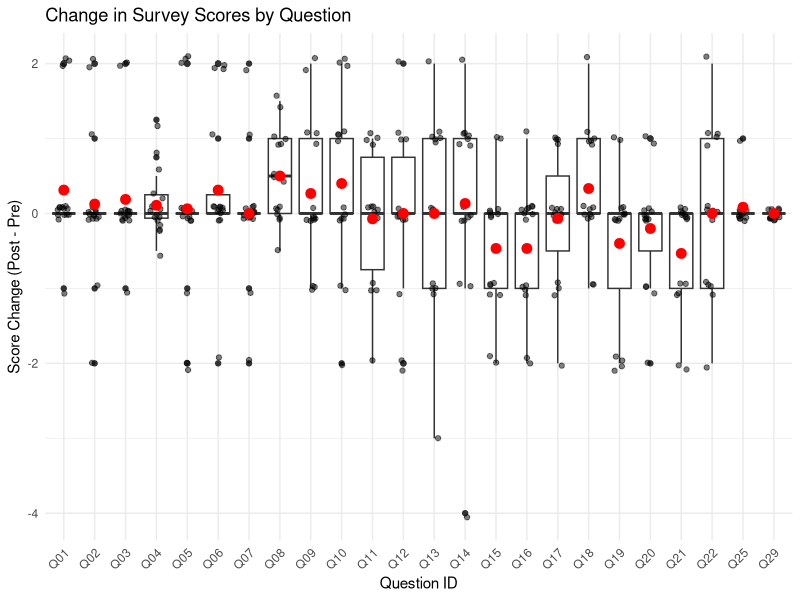
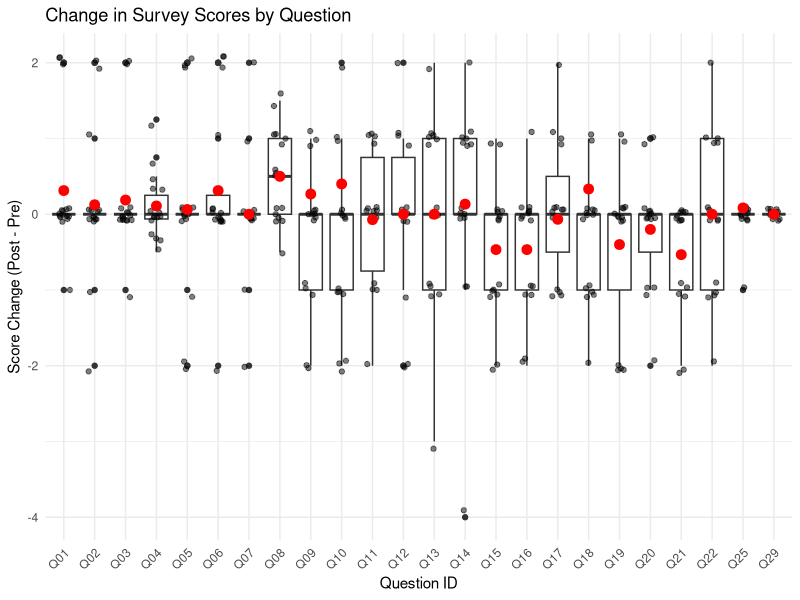
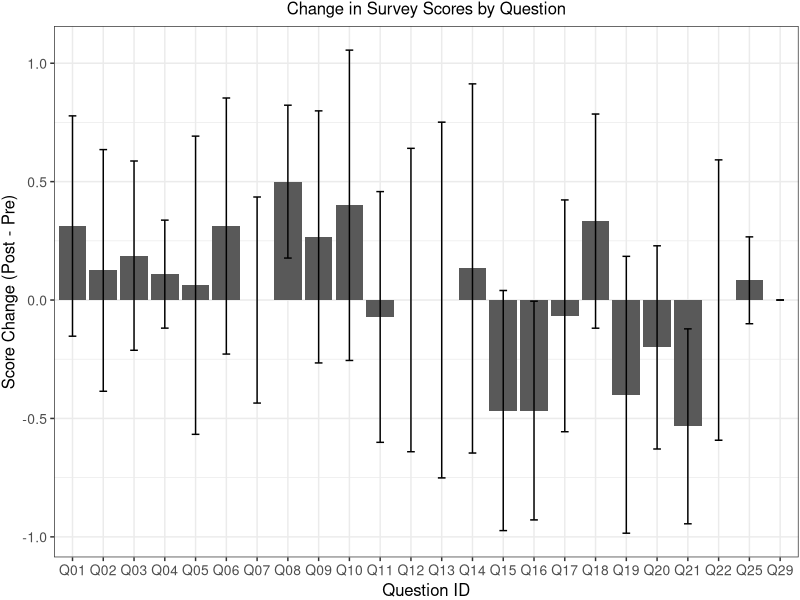
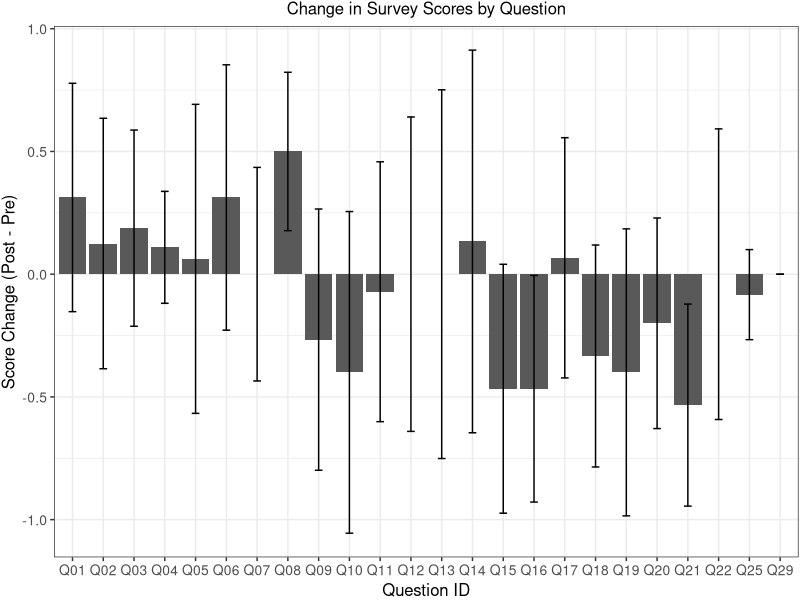
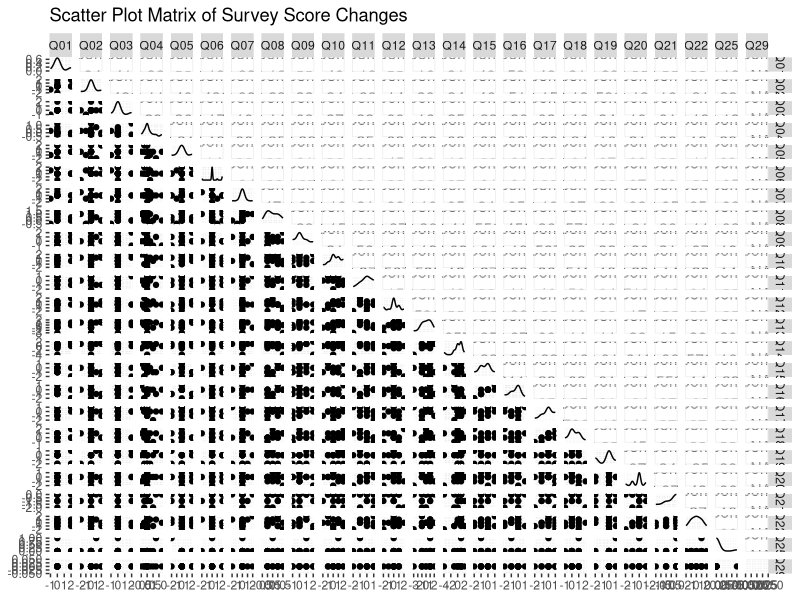
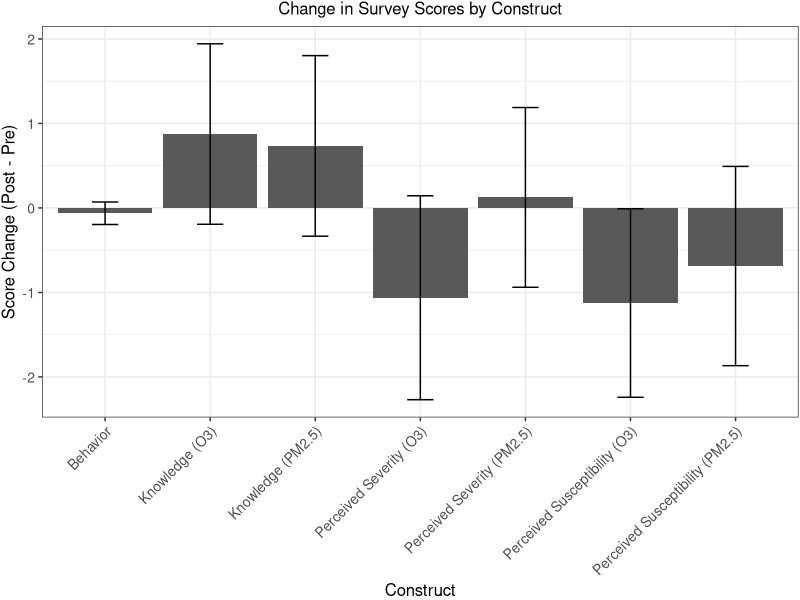
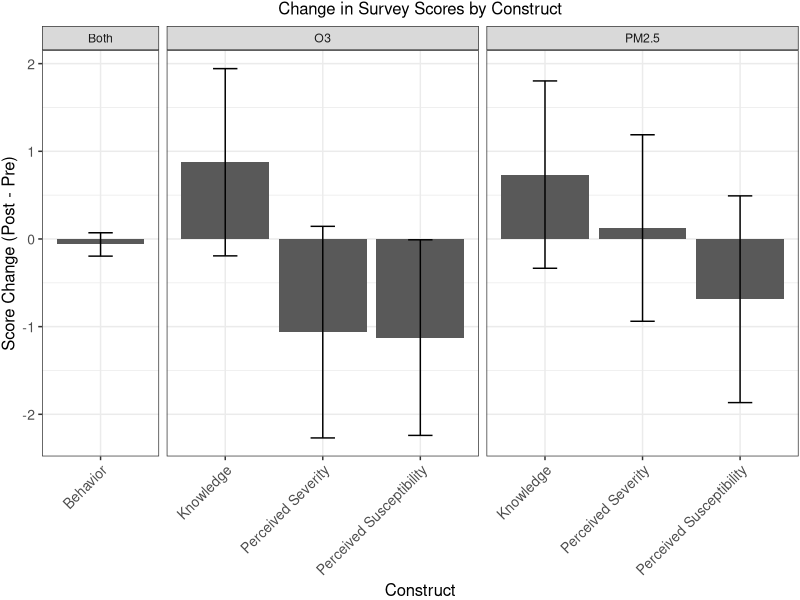
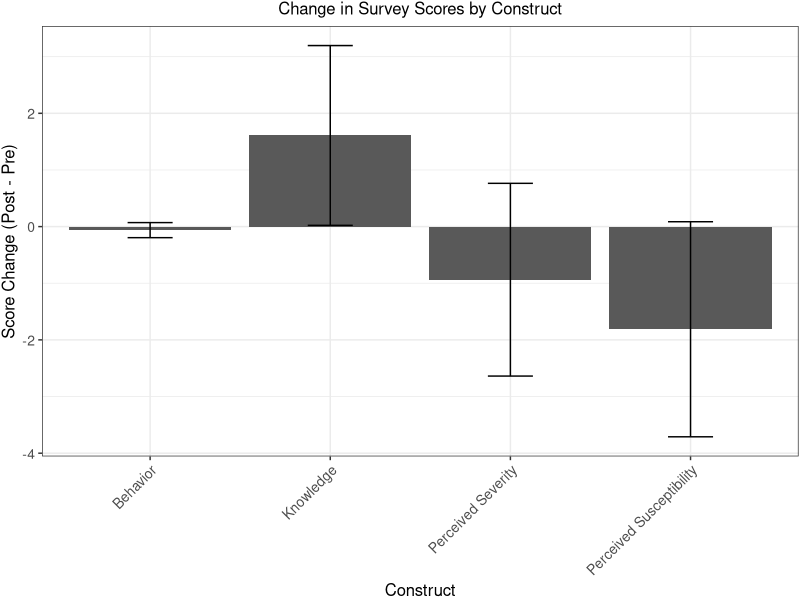

R code for these plots, in order:
## Read in survey data from excel files

#install.packages("tidyverse")
#install.packages("GGAlly")
#packageVersion("ggplot2")  # should show 4.0.0 or 4.0.1

library(readxl)
library(tidyverse)
library(GGally)
# Read in the survey data

pre_survey <- read_excel("./Data/Survey Data/Air Quality Survey Sheet.xlsx", 
                sheet = "Final Pre Intervention")

post_survey <- read_excel("./Data/Survey Data/Air Quality Survey Sheet.xlsx", 
                sheet = "Final Post Intervention")

## convert all dbl columns to integer in pre_survey

names_survey <- names(pre_survey)

pre_survey <- pre_survey |> 
  mutate(across(where(is.double), as.integer)) |> 
  mutate(across(all_of(names_survey), as.character)) |>
  filter(!is.na(`HOUSE  #`)) |> # remove any rows where Q1 is NA (these are incomplete surveys)
  mutate(Survey = 'Pre_Intervention')

post_survey <- post_survey |> 
  mutate(across(where(is.double), as.integer)) |>
  mutate(across(all_of(names_survey), as.character)) |> 
  filter(!is.na(`HOUSE  #`)) |> # remove any rows where Q1 is NA (these are incomplete surveys)
  mutate(Survey = 'Post_Intervention')

survey <- bind_rows(pre_survey, post_survey) |> 
          rename(HouseID = `HOUSE  #`) |> 
          pivot_longer(cols = starts_with("Q"), 
                       names_to = "QuestionID", 
                       values_to = "Response")  

survey_numbers <- survey |>
          filter(!str_detect(QuestionID, "Other")) |>
          mutate(QuestionID = parse_number(QuestionID)) |> ## grab the number from QuestionID
          mutate(QuestionID = paste0("Q",str_pad(as.integer(QuestionID),width=2,side="left",pad="0")))

survey_others <- survey |>
          filter(str_detect(QuestionID, "Other")) |>
          mutate(QuestionID = str_replace(QuestionID," ","_")) ## replace space with underscore

survey <- bind_rows(survey_numbers, survey_others) |>
           arrange(Survey, HouseID, QuestionID)

## Read in answer key
## Note I deleted some of the empty columns from the Data dictionary sheet before importing the data
## I also added a column name A8 to column K

answer_key <- read_excel("./Data/Survey Data/Air Quality Survey Sheet.xlsx", 
                         sheet = "Data Dictionary") |> 
  rename(QuestionID = "Question #")  |> 
  mutate(QuestionID = paste0("Q",str_pad(as.integer(QuestionID),width=2,side="left",pad="0"))) 

names(answer_key)

unique(answer_key$Construct)
## Add pollutant column

answer_key <- answer_key |> 
  mutate(Pollutant = case_when(
    str_detect(Construct, "PM2.5") ~ "PM2.5",
    str_detect(Construct, "O3") ~ "O3",
    TRUE ~ "Both")) |> 
  mutate(Construct_general = case_when(
    str_detect(Construct, "Knowledge") ~ "Knowledge",
    str_detect(Construct, "Perceived Susceptibility") ~ "Perceived Susceptibility",
    str_detect(Construct, "Perceived Severity") ~ "Perceived Severity",
    str_detect(Construct, "Behavior") ~ "Behavior",
    str_detect(Construct, "Demographic") ~ "Demographic",
    TRUE ~ "Other"
  ))

## Join the survey data with the answer key to get question text and answer choices

## Knowledge questions
Q_K <- c("Q01","Q02","Q03","Q04","Q05","Q06","Q07","Q08") 

survey_grade <- survey |>
  left_join(answer_key, by = "QuestionID") |>
  filter(QuestionID %in% Q_K)|>
  rename(Correct_A = `Correct A`) |> 
  mutate(Correct_responses = str_count(Correct_A, "," ) + 1) |>
  mutate(Response_1 = str_split_fixed(Response, ",", 5)[,1]) |>
  mutate(Response_2 = str_split_fixed(Response, ",", 5)[,2]) |>
  mutate(Response_3 = str_split_fixed(Response, ",", 5)[,3]) |>
  mutate(Response_4 = str_split_fixed(Response, ",", 5)[,4]) |>
  mutate(Response_5 = str_split_fixed(Response, ",", 5)[,5]) |> 
  mutate(Grade_1 = ifelse(str_detect(Correct_A, Response_1), 1,-1)) |>
  mutate(Grade_2 = ifelse(str_detect(Correct_A, Response_2),1,-1)) |>
  mutate(Grade_3 = ifelse(str_detect(Correct_A, Response_3),1,-1)) |>
  mutate(Grade_4 = ifelse(str_detect(Correct_A, Response_4),1,-1)) |>
  mutate(Grade_5 = ifelse(str_detect(Correct_A, Response_5),1,-1)) |>
  mutate(Grade = rowSums(across(starts_with("Grade_"))/Correct_responses,na.rm=TRUE)) |> ## give points for correct answers, subtract points for incorrect answers, 
## then normalize by the number of correct responses
  mutate(Grade = ifelse(QuestionID ==1 & Response =="5",0,Grade)) |> ## special case for Q1 where "5" means "I don't know", which should be graded as 0
  mutate(Grade = ifelse(QuestionID ==2 & Response =="7",0,Grade)) |> ## special case for Q1 where "7" means "I don't know", which should be graded as 0
  mutate(Grade = ifelse(QuestionID ==3 & Response =="5",0,Grade)) |> ## special case for Q1 where "5" means "I don't know", which should be graded as 0
  mutate(Grade = ifelse(QuestionID ==4 & Response =="6",0,Grade)) |> ## special case for Q1 where "6" means "I don't know", which should be graded as 0
  mutate(Grade = ifelse(QuestionID ==5 & Response =="5",0,Grade)) |> ## special case for Q1 where "5" means "I don't know", which should be graded as 0
  mutate(Grade = ifelse(QuestionID ==6 & Response =="7",0,Grade)) |> ## special case for Q1 where "7" means "I don't know", which should be graded as 0
  mutate(Grade = ifelse(QuestionID ==7 & Response =="5",0,Grade)) |> ## special case for Q1 where "5" means "I don't know", which should be graded as 0
  mutate(Grade_Final = case_when(
  Grade == 1 ~ 'Correct',
  Grade > 0 & Grade < 1 ~ 'Partially Correct',
  TRUE ~ 'Incorrect'))

names(survey_grade)  

## bind with other survey data
## What are the numerical questions?
Q_SS <- c("Q09","Q10","Q11","Q12","Q13","Q14","Q15","Q16","Q17","Q18","Q19","Q20",
          "Q21","Q22","Q23","Q24","Q25","Q29")

survey_scores <- survey |> 
              filter(!(QuestionID %in% Q_K)) |> ## non-knowledge questions
              left_join(answer_key, by = "QuestionID") |>
              bind_rows(survey_grade) |> 
              mutate(Score = case_when(
                QuestionID %in% Q_K ~ as.numeric(Grade),  ## for knowledge questions, use the grade as the score
                QuestionID %in% Q_SS ~ as.numeric(Response), ## for SS questions, use the response as the score
                TRUE ~ NA)) |> ## for the other questions leave it as blank
              mutate(Score_mod = case_when(
                  QuestionID %in% c("Q09","Q10","Q17","Q18") ~ 6 - Score, ## reverse score so that higher score consistently means more concern for air quality
                  QuestionID %in% c("Q25","Q29") ~ 3 - Score, ## reverse score so that higher score means taking action
                  TRUE ~ Score)) |> # This makes it consistent with increased knowledge of air quality and increased concern (not necessarily better, but consistent)
              select(HouseID, Survey, QuestionID, Construct, Construct_general, Pollutant, Question, 
                     Correct_A, Response, Grade, Score, Score_mod) |> 
              arrange(HouseID, Survey, QuestionID)


## Create database with original survey answers and air quality data
## read in air quality data

aq_visits <- read_csv("./Processed Data//EvapCooler.summary.csv")

names(aq_visits)
## Calculate average I/O for each home by house,season, and number
aq_home_summary <- aq_visits |> 
                  select(House.Number,season,ac.type,`I/O_PM`,`I/O_O3`) |>
                  group_by(House.Number,season,ac.type) |> 
                  summarize(mean_IO_PM = mean(`I/O_PM`, na.rm=TRUE),
                            mean_IO_O3 = mean(`I/O_O3`, na.rm=TRUE),
                            n_PM = sum(!is.na(`I/O_PM`)),
                            n_O3 = sum(!is.na(`I/O_O3`))) |> 
                  ungroup()
                
#Add rankings for I/O by season and actype
aq_home_summary <- aq_home_summary |> 
                    rename(HouseID = House.Number) |> 
                    group_by(season,ac.type) |> 
                    mutate(PM_rank_season_actype = dense_rank(mean_IO_PM),
                              O3_rank_season_actype = dense_rank(mean_IO_O3)) |>
                    ungroup() |> 
                    group_by(season) |> ## now add rankings just by season and pollutant
                    mutate(PM_rank_season = dense_rank(mean_IO_PM),
                              O3_rank_season = dense_rank(mean_IO_O3)) |>
                    ungroup() |> 
                    arrange(season,ac.type,PM_rank_season_actype)

# Make aq_home_summary wide for easier joining
aq_home_summary_wide <- aq_home_summary |> 
                    pivot_wider(names_from = season,
                                values_from = c(mean_IO_PM, mean_IO_O3,n_PM, n_O3,
                                                PM_rank_season_actype, PM_rank_season,
                                                O3_rank_season_actype,O3_rank_season)) |> 
                    select(-c(mean_IO_O3_Winter,n_O3_Winter,O3_rank_season_actype_Winter,O3_rank_season_Winter)) ## remove O3 winter columns because we didn't analyze O3 in the winter

names(aq_home_summary_wide)
# Join with survey data

survey_aq <- survey_scores |> 
              left_join(aq_home_summary_wide, by = "HouseID")


## Thought-- I could add pollutant as a column, and have more generic IO ratios.... and merge them to questions that are also PM or O3 specific
## However, not all the questions are PM or O3 specific.... so maybe it doesn't make sense....

## export survey_aq data
write_csv(survey_aq, "./Processed Data/survey_aq_data.csv")

## Analyze survey score changes pre- and post-intervention

names(survey_scores)

## Remove question 23 and 24 because Q15 and Q16 are accidental duplicates of Q23 and Q24 

survey_diff <- survey_scores |> 
  filter(QuestionID %in% c(Q_K, Q_SS)) |> ## only knowledge and score questions
  filter(!(QuestionID %in% c("Q23","Q24"))) |> ## remove Q23, Q24, since we are just using Q15 and Q16
  select(HouseID, Construct, Construct_general, Pollutant, Survey, QuestionID, Score, Score_mod) |>
  pivot_wider(names_from = Survey, values_from = c(Score, Score_mod)) |> 
  mutate(Score_Change = Score_Post_Intervention - Score_Pre_Intervention,
        Score_mod_Change = Score_mod_Post_Intervention - Score_mod_Pre_Intervention) |> 
  left_join(aq_home_summary_wide, by = "HouseID")

## export data

write_csv(survey_diff, "./Processed Data/survey_score_changes.csv")


## calculate average score change by question
avg_score_change <- survey_diff |> 
  group_by(QuestionID) |> 
  summarize(mean = mean(Score_Change, na.rm=TRUE),
            sd = sd(Score_Change, na.rm=TRUE),
            n = sum(!is.na(Score_Change))) |> 
  mutate(tcrit = qt(.975,df=(n-1))) %>% ## two-sided 
  mutate(bound = tcrit*sd/sqrt(n)) %>%
  mutate(lower.95 = mean-bound) %>%
  mutate(upper.95 = mean+bound) 

## calculate average score_mod change by question
avg_score_mod_change <- survey_diff |> 
  group_by(QuestionID) |> 
  summarize(mean = mean(Score_mod_Change, na.rm=TRUE),
            sd = sd(Score_mod_Change, na.rm=TRUE),
            n = sum(!is.na(Score_mod_Change))) |> 
  mutate(tcrit = qt(.975,df=(n-1))) %>% ## two-sided 
  mutate(bound = tcrit*sd/sqrt(n)) %>%
  mutate(lower.95 = mean-bound) %>%
  mutate(upper.95 = mean+bound) 

## plot score changes by question

ggplot(survey_diff, aes(x=QuestionID, y=Score_Change)) +
  geom_boxplot() +
  geom_jitter(width=0.2, alpha=0.5) +
  geom_point(data=avg_score_change, aes(x=QuestionID, y=mean), 
             color="red", size=3) +
  theme_minimal() +
  labs(title="Change in Survey Scores by Question",
       x="Question ID",
       y="Score Change (Post - Pre)") +
  theme(axis.text.x = element_text(angle = 45, hjust = 1))

ggplot(survey_diff, aes(x=QuestionID, y=Score_mod_Change)) +
  geom_boxplot() +
  geom_jitter(width=0.2, alpha=0.5) +
  geom_point(data=avg_score_change, aes(x=QuestionID, y=mean), 
             color="red", size=3) +
  theme_minimal() +
  labs(title="Change in Survey Scores by Question",
       x="Question ID",
       y="Score Change (Post - Pre)") +
  theme(axis.text.x = element_text(angle = 45, hjust = 1))

ggplot(data=avg_score_change,aes(x=QuestionID, y= mean))+
  geom_col()+
  geom_errorbar(aes(ymin=lower.95,ymax=upper.95,width=0.25))+
  theme_bw()+
  #expand_limits(y=c(-1,1))+
  #scale_y_continuous(breaks = seq(0,1,.2))+
    labs(title="Change in Survey Scores by Question",
       x="Question ID",
       y="Score Change (Post - Pre)") +
  #scale_fill_brewer(palette = 'Paired')+
  theme(legend.position = 'none')+
  theme(axis.text.y = element_text(size=10),axis.text.x = element_text(size=10),
        axis.title = element_text(size = 12),plot.title = element_text(size = 12,hjust=0.5),
        plot.margin= margin(t=1,r=1,b=0,l=1))

ggplot(data=avg_score_mod_change,aes(x=QuestionID, y= mean))+
  geom_col()+
  geom_errorbar(aes(ymin=lower.95,ymax=upper.95,width=0.25))+
  theme_bw()+
  #expand_limits(y=c(-1,1))+
  #scale_y_continuous(breaks = seq(0,1,.2))+
    labs(title="Change in Survey Scores by Question",
       x="Question ID",
       y="Score Change (Post - Pre)") +
  #scale_fill_brewer(palette = 'Paired')+
  theme(legend.position = 'none')+
  theme(axis.text.y = element_text(size=10),axis.text.x = element_text(size=10),
        axis.title = element_text(size = 12),plot.title = element_text(size = 12,hjust=0.5),
        plot.margin= margin(t=1,r=1,b=0,l=1))


## scatter plot matrix of score changes

names(survey_diff)

survey_diff_wide <- survey_diff |> 
  select(HouseID, QuestionID, Score_Change) |> 
  pivot_wider(names_from = QuestionID, values_from = Score_Change)
names(survey_diff_wide)
ggpairs(survey_diff_wide, columns = 2:ncol(survey_diff_wide),
        title = "Scatter Plot Matrix of Survey Score Changes")

## Calculate sum of score changes by construct

survey_diff_construct <- survey_diff |> 
  group_by(HouseID, Construct, Construct_general, Pollutant) |> 
  summarize(Total_Score_Change = sum(Score_Change, na.rm=TRUE),
            Total_Score_mod_Change = sum(Score_mod_Change, na.rm=TRUE)) |> 
  ungroup() 

## calculate average score_mod change by question across houses
total_construct_score_mod_change <- survey_diff_construct |> 
  group_by(Construct) |> 
  summarize(mean = mean(Total_Score_mod_Change, na.rm=TRUE),
            sd = sd(Total_Score_mod_Change, na.rm=TRUE),
            n = sum(!is.na(Total_Score_mod_Change))) |> 
  mutate(tcrit = qt(.975,df=(n-1))) %>% ## two-sided 
  mutate(bound = tcrit*sd/sqrt(n)) %>%
  mutate(lower.95 = mean-bound) %>%
  mutate(upper.95 = mean+bound) 


## calculate average score_mod change by question across houses
total_construct_score_mod_change_pollutant <- survey_diff_construct |> 
  group_by(Construct_general, Pollutant) |> 
  summarize(mean = mean(Total_Score_mod_Change, na.rm=TRUE),
            sd = sd(Total_Score_mod_Change, na.rm=TRUE),
            n = sum(!is.na(Total_Score_mod_Change))) |> 
  mutate(tcrit = qt(.975,df=(n-1))) %>% ## two-sided 
  mutate(bound = tcrit*sd/sqrt(n)) %>%
  mutate(lower.95 = mean-bound) %>%
  mutate(upper.95 = mean+bound) 

## plot results
ggplot(data=total_construct_score_mod_change,aes(x=Construct, y= mean))+
  geom_col()+
  geom_errorbar(aes(ymin=lower.95,ymax=upper.95,width=0.25))+
  theme_bw()+
  labs(title="Change in Survey Scores by Construct",
       x="Construct",
       y="Score Change (Post - Pre)") +
  #scale_fill_brewer(palette = 'Paired')+
  theme(legend.position = 'none')+
  theme(axis.text.y = element_text(size=10),axis.text.x = element_text(size=10, angle=45, hjust=1),
        axis.title = element_text(size = 12),plot.title = element_text(size = 12,hjust=0.5),
        plot.margin= margin(t=1,r=1,b=0,l=1))

## plot results
ggplot(data=total_construct_score_mod_change_pollutant,aes(x=Construct_general, y= mean))+
  geom_col()+
  geom_errorbar(aes(ymin=lower.95,ymax=upper.95,width=0.25))+
  theme_bw()+
  facet_grid(.~Pollutant, scales='free_x', space='free_x')+
  labs(title="Change in Survey Scores by Construct",
       x="Construct",
       y="Score Change (Post - Pre)") +
  #scale_fill_brewer(palette = 'Paired')+
  theme(legend.position = 'none')+
  theme(axis.text.y = element_text(size=10),axis.text.x = element_text(size=10, angle=45, hjust=1),
        axis.title = element_text(size = 12),plot.title = element_text(size = 12,hjust=0.5),
        plot.margin= margin(t=1,r=1,b=0,l=1))

## 


## Calculate sum of score changes by construct, but not pollutant

survey_diff_construct_only <- survey_diff |> 
  group_by(HouseID, Construct_general) |> 
  summarize(Total_Score_Change = sum(Score_Change, na.rm=TRUE),
            Total_Score_mod_Change = sum(Score_mod_Change, na.rm=TRUE)) |> 
  ungroup() 


## calculate average score_mod change by question across houses
total_construct_only_score_mod_change <- survey_diff_construct_only |> 
  group_by(Construct_general) |> 
  summarize(mean = mean(Total_Score_mod_Change, na.rm=TRUE),
            sd = sd(Total_Score_mod_Change, na.rm=TRUE),
            n = sum(!is.na(Total_Score_mod_Change))) |> 
  mutate(tcrit = qt(.975,df=(n-1))) %>% ## two-sided 
  mutate(bound = tcrit*sd/sqrt(n)) %>%
  mutate(lower.95 = mean-bound) %>%
  mutate(upper.95 = mean+bound) 

## plot results
ggplot(data=total_construct_only_score_mod_change,aes(x=Construct_general, y= mean))+
  geom_col()+
  geom_errorbar(aes(ymin=lower.95,ymax=upper.95,width=0.25))+
  theme_bw()+
  labs(title="Change in Survey Scores by Construct",
       x="Construct",
       y="Score Change (Post - Pre)") +
  #scale_fill_brewer(palette = 'Paired')+
  theme(legend.position = 'none')+
  theme(axis.text.y = element_text(size=10),axis.text.x = element_text(size=10, angle=45, hjust=1),
        axis.title = element_text(size = 12),plot.title = element_text(size = 12,hjust=0.5),
        plot.margin= margin(t=1,r=1,b=0,l=1))

## plot results
ggplot(data=total_construct_score_mod_change_pollutant,aes(x=Construct_general, y= mean))+
  geom_col()+
  geom_errorbar(aes(ymin=lower.95,ymax=upper.95,width=0.25))+
  theme_bw()+
  facet_grid(.~Pollutant, scales='free_x', space='free_x')+
  labs(title="Change in Survey Scores by Construct",
       x="Construct",
       y="Score Change (Post - Pre)") +
  #scale_fill_brewer(palette = 'Paired')+
  theme(legend.position = 'none')+
  theme(axis.text.y = element_text(size=10),axis.text.x = element_text(size=10, angle=45, hjust=1),
        axis.title = element_text(size = 12),plot.title = element_text(size = 12,hjust=0.5),
        plot.margin= margin(t=1,r=1,b=0,l=1))

## 
